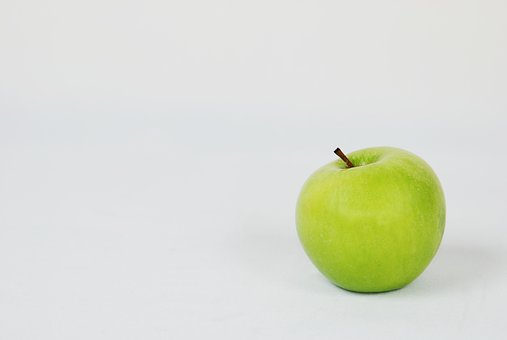
#> input picture examples/apple.jpg, 507 x 340 px
$ python -i test_cv2.py   (imports and definitions only)   (older library calls are emulated)
#> lines starting #> are read from the running program, lines starting #| are printed output that depends on the picture; after the words box and inside, x2 and y2 are one past the last pixel; in counts of white or black regions, pixels touching at a corner belong together
import numpy as np
import cv2


def crop_minAreaRect(img, rect):
    # rotate img
    angle = rect[2]
    rows, cols = img.shape[0], img.shape[1]
    M = cv2.getRotationMatrix2D((cols / 2, rows / 2), angle, 1)
    img_rot = cv2.warpAffine(img, M, (cols, rows))

    # rotate bounding box
    rect0 = (rect[0], rect[1], 0.0)
    box = cv2.boxPoints(rect)
    pts = np.int0(cv2.transform(np.array([box]), M))[0]
    pts[pts < 0] = 0

    # crop
    img_crop = img_rot[pts[1][1]:pts[0][1],
               pts[1][0]:pts[2][0]]

    return img_crop


def find_green_object(path):
#> called with path = 'apple.jpg'
    image = cv2.imread(path)
#> image is the input picture: shape (340, 507, 3); mean B, G, R 208.2, 221.5, 218.2
    hsv = cv2.cvtColor(image, cv2.COLOR_BGR2HSV)
#> hsv: shape (340, 507, 3); mean H, S, V 69.9, 20.7, 222.4
    lower = np.array([20, 50, 50])
    upper = np.array([100, 255, 255])

    mask = cv2.inRange(hsv, lower, upper)
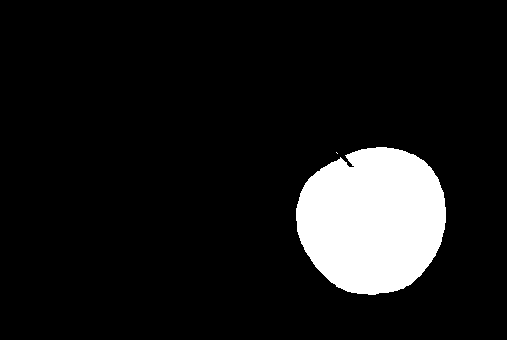
#> mask: shape (340, 507); 10% white; 2 white regions (1 under 20 px)
    res = cv2.bitwise_and(image, image, mask=mask)
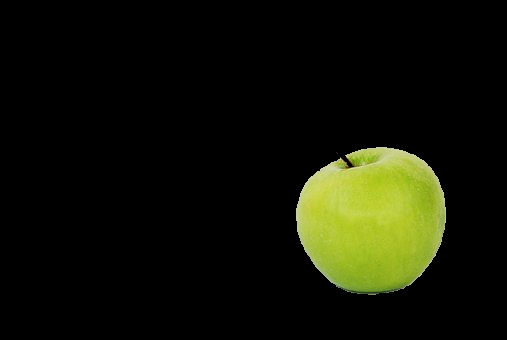
#> res: shape (340, 507, 3); mean B, G, R 6, 19.3, 17.2
    im2, contours, hierarchy = cv2.findContours(mask, cv2.RETR_TREE,
                                                cv2.CHAIN_APPROX_SIMPLE)
#> contours = 2 contours, 1 with area under 20; largest, box (x1, y1, x2, y2) and area: (296, 147, 446, 295) 17090
    index = []

    for i in range(len(contours)):
        if len(contours[i]) < 50:
            index.append(i)
#> this loop made 2 passes
#> after the loop, index = [0]

#> (the run stopped early here; a loop or call above may not have finished)
